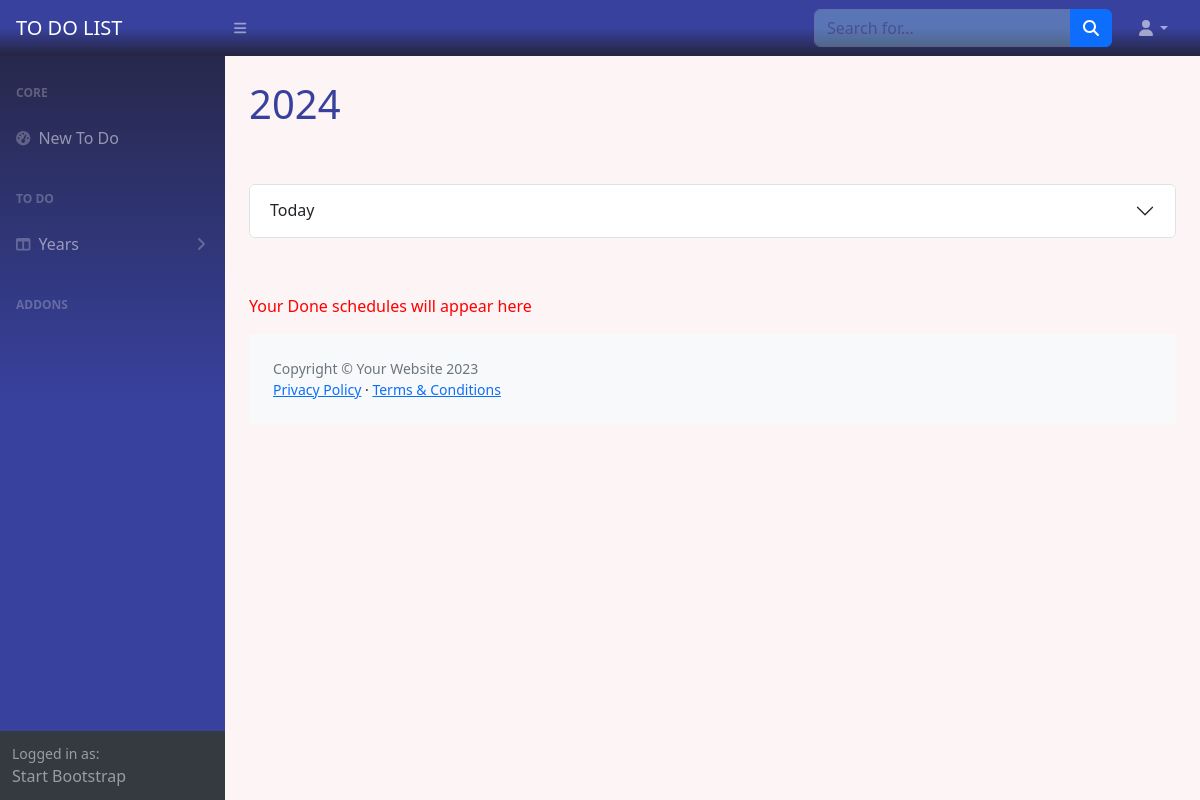
Page /year2024 (signed in) on the earlier database version.
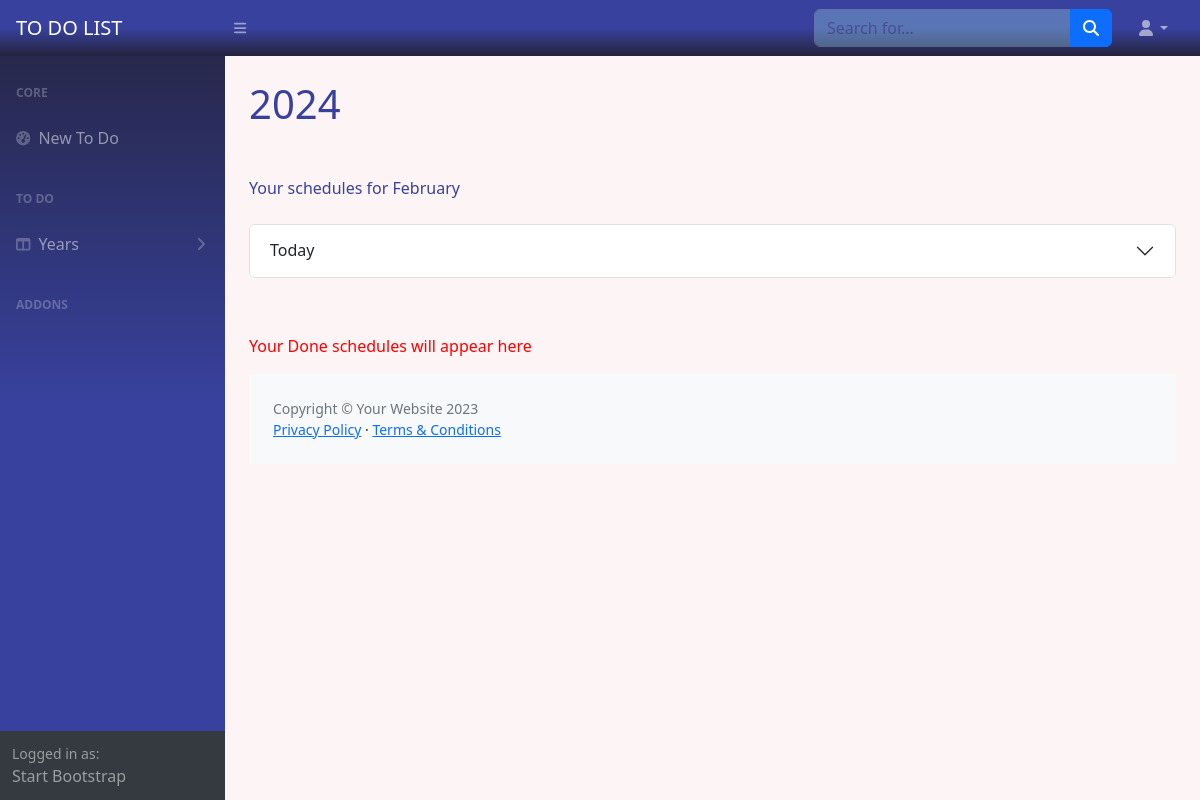
Same page on the later database version.
### test.py (models this page shows)
class User(UserMixin, db.Model):
    __tablename__ = "users"
    id = db.Column(db.Integer, primary_key=True)
    username = db.Column(db.String(80), nullable=False)
    age = db.Column(db.String, nullable=False)
    tel = db.Column(db.String, nullable=False)
    email = db.Column(db.String, nullable=False, unique=True)
    password = db.Column(db.String, nullable=False)

class Todos(UserMixin, db.Model):
    id = db.Column(db.Integer, primary_key=True)
    user_id = db.Column(db.Integer, nullable=False)
    title = db.Column(db.String(50), nullable=False)
    info = db.Column(db.String(50), nullable=True)
    due_date = db.Column(db.String)
    done = db.Column(db.Boolean, nullable=True)
    favorites = db.Column(db.Boolean)

### test.py (the view)
@app.route("/year<int:year>", methods=["GET", "POST"])
def years(year):
    all_years = []
    all_is_done = False
    unique_todo_date = []
    unique_done_date = []
    todo_date = []
    done_date = []
    result = db.session.execute(db.select(Todos))
    all_todos = result.scalars().all()
    result = db.session.execute(db.select(Done))
    all_dones = result.scalars().all()
    for i in all_todos:
        if i.user_id == current_user.id:
            todo_date.append(i.due_date)
            unique_todo_date = list(set(todo_date))
    for i in all_dones:
        if i.user_id == current_user.id:
            done_date.append(i.due_date)
            unique_done_date = list(set(done_date))
    for date in unique_todo_date:
        year = "".join(date).split('-')[0]
        all_years.append(year)
    all_years = list(set(all_years))
    for date in unique_done_date:
        year = "".join(date).split('-')[0]
        all_years.append(year)
    all_years = list(set(all_years))
    if not todo_date :
        no_date = True
    else:
        no_date = False
    if not all_todos and not all_dones:
        pass
    elif not all_todos:
        all_is_done = True
    return render_template('years.html', todos=all_todos, dones=all_dones,
                           user=current_user, unique_done_date=sorted(list(set(unique_done_date))),
                           unique_todo_date=sorted(list(set(unique_todo_date))),
                           today=TODAY, no_date=no_date, all_is_done=all_is_done, years=sorted(list(set(all_years))),
                           selected_year=request.url.split('year')[-1], current_month=dt.datetime.now().strftime("%B"),
                           datetime=dt.datetime)

### test.py (called while the page is built)
@login_manager.user_loader
def load_user(user_id):
    return db.get_or_404(User, user_id)

@app.template_filter()
def month_name(month_number):
    try:
        month_number = int(month_number)
        return calendar.month_name[month_number]
    except (ValueError, IndexError):
        return month_number  # Return the original input if not a valid month number

### templates/years.html (shortened to what this page needs)
{%include 'header.html'%}
<main>
    <div class="container-fluid px-4 ">
        <h1 class="mt-4 my-5" style="color:#38419D">{{selected_year}}</h1>
        {%for date in unique_todo_date%}
        {%if selected_year in date%}
                <div class="breadcrumb my-2">
            {%if not "".join(date).split('-')[1] == "".join(unique_todo_date[unique_todo_date.index(date)-1]).split('-')[1]%}
            <p class="breadcrumb-item active" style="color:#38419D">Your schedules for {{"".join(date).split('-')[1]|month_name}}</p>
            {%endif%}
        </div>
        <div class="accordion my-2" id="accordionTodo{{date}}">
                <div class="accordion-item">
                    {%if date == today%}
                        <h2 class="accordion-header">
                            <button class="accordion-button collapsed" type="button" data-bs-toggle="collapse"
                                    data-bs-target="#collapseTodo{{date}}"
                                    aria-expanded="false" aria-controls="collapseTodo{{date}}">
                                Today
                            </button>
                        </h2>
                    {%endif%}
                </div>
            {%endif%}
    {%endfor%}
<p style="color:red;margin-top:6%">Your Done schedules will appear here</p>
{%include 'footer.html'%}

### templates/header.html (shortened to what this page needs)
<!DOCTYPE html>
<html lang="en">
    <head>
        <link rel="stylesheet" href="https://cdnjs.cloudflare.com/ajax/libs/font-awesome/4.7.0/css/font-awesome.min.css">
        <link href="https://cdn.jsdelivr.net/npm/simple-datatables@7.1.2/dist/style.min.css" rel="stylesheet" />
        <link href="./static/css/styles.css" rel="stylesheet" />
    </head>
    <body class="sb-nav-fixed" style="background:#FDF4F5;">
        <nav class="sb-topnav navbar navbar-expand navbar-dark bg-dark" style="background:linear-gradient(to bottom, #38419D, #38419D, #24243e);">
            <a class="navbar-brand ps-3" href="{{url_for('home')}}">TO DO LIST</a>
            <button class="btn btn-link btn-sm order-1 order-lg-0 me-4 me-lg-0" id="sidebarToggle" href="#!"><i class="fas fa-bars"></i></button>
            <form class="d-none d-md-inline-block form-inline ms-auto me-0 me-md-3 my-2 my-md-0">
                <div class="input-group">
                    <input class="form-control" type="text" placeholder="Search for..." aria-label="Search for..." aria-describedby="btnNavbarSearch" style=" opacity:0.3;background-color:#A7ECEE;" />
                    <button class="btn btn-primary" id="btnNavbarSearch" type="button"><i class="fas fa-search"></i></button>
                </div>
            </form>
            <ul class="navbar-nav ms-auto ms-md-0 me-3 me-lg-4">
                <li class="nav-item dropdown">
                    <a class="nav-link dropdown-toggle" id="navbarDropdown" href="#" role="button" data-bs-toggle="dropdown" aria-expanded="false"><i title="{{current_user.email}}" class="fas fa-user fa-fw"></i></a>
                </li>
            </ul>
        </nav>
        <div id="layoutSidenav" >
            <div id="layoutSidenav_nav" >
                <nav class="sb-sidenav accordion sb-sidenav-dark" id="sidenavAccordion" style="background:linear-gradient(to top, #38419D, #38419D, #24243e);">
                    <div class="sb-sidenav-menu">
                        <div class="nav">
                            <div class="sb-sidenav-menu-heading">Core</div>
                            <a class="nav-link" href="{{url_for('new_todo')}}">
                                <div class="sb-nav-link-icon"><i class="fas fa-tachometer-alt"></i></div>
                                New To Do
                            </a>
                            <div class="sb-sidenav-menu-heading">To Do </div>
                            <a class="nav-link collapsed" href="#" data-bs-toggle="collapse" data-bs-target="#collapseLayouts" aria-expanded="false" aria-controls="collapseLayouts">
                                <div class="sb-nav-link-icon"><i class="fas fa-columns"></i></div>
                                Years
                                <div class="sb-sidenav-collapse-arrow"><i class="fas fa-angle-down"></i></div>
                            </a>
                            <div class="sb-sidenav-menu-heading">Addons</div>
                        </div>
                    </div>
                    <div class="sb-sidenav-footer">
                        <div class="small">Logged in as:</div>
                        Start Bootstrap
                    </div>
                </nav>
            </div>
            <div id="layoutSidenav_content">

### templates/footer.html (shortened to what this page needs)
<footer class="py-4 bg-light mt-auto" >
                    <div class="container-fluid px-4">
                        <div class=" align-items-center justify-content-between small"  >
                            <div class="text-muted">Copyright &copy; Your Website 2023</div>
                            <div>
                                <a href="#">Privacy Policy</a>
                                &middot;
                                <a href="#">Terms &amp; Conditions</a>
                            </div>
                        </div>
                    </div>
                </footer>
            </div>
        </div>
    </body>
</html>

Differences in the rows shown:
added Todos: due_date "February"
